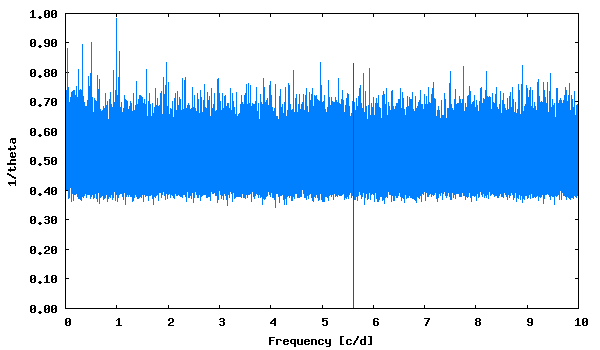

Recreate this plot in gnuplot.
set term png size 600,350 medium
set colors classic
set output "phase_lc_7.lk.png"
set xlabel "Frequency [c/d]"
set ylabel "1/theta"
set format y "%5.2f"
plot [] "lk.periodogram" using 1:2 with lines linecolor 3 title "", "<echo '5.623325  0.83'" with impulses linecolor 1 title ""
 
